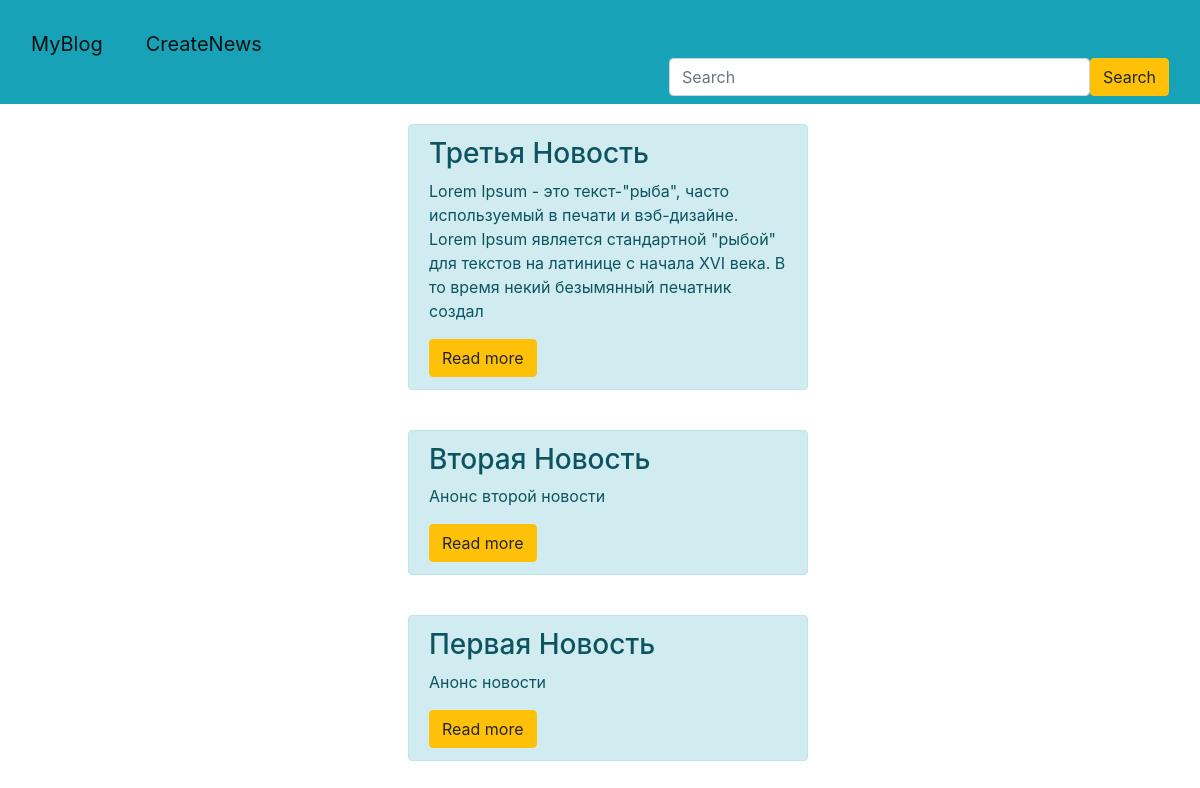
Before: / with the older database file.
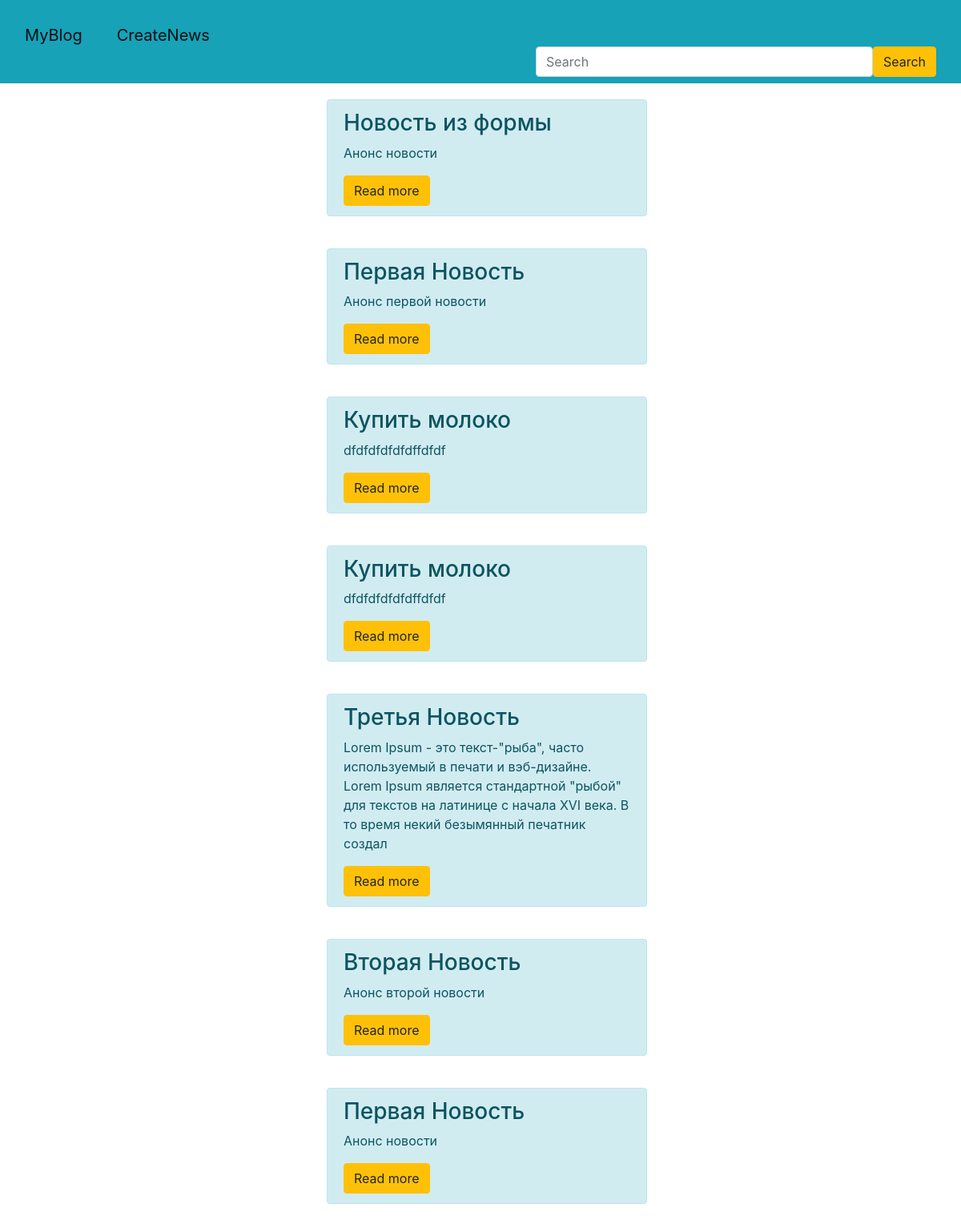
After: the same page with the newer database file.
### news/models.py (models this page shows, shortened)
class MyNews(models.Model):
    title = models.CharField('Название', max_length=150)
    anons = models.CharField('Анонс', max_length=250)
    context = models.TextField('Описание')
    date = models.DateTimeField('Дата публикации')
    class Meta:
        verbose_name = 'Новость'
        verbose_name_plural = 'Новости'

### news/views.py (the view)
# urls.py: path('', views.index, name='home'),
def index(request):
    news = MyNews.objects.order_by('-date')
    return render(request, 'news/index.html', {'news': news})

### news/templates/news/index.html (shortened to what this page needs)
{% extends 'news/base.html' %}
{% block content %}
<div>
    {% for i in news %}
        <div class="alert alert-info">
            <h3>{{ i.title }}</h3>
            <p>{{ i.anons }}</p>
            <a href="{% url 'news_detail' i.id %}" class="btn btn-warning">Read more</a>
        </div>
    {% endfor %}
</div>
{% endblock %}

### news/templates/news/base.html (shortened to what this page needs)
{% load static %}
<!doctype html>
<html lang="en">
<head>
    <link rel="stylesheet" href="https://cdn.jsdelivr.net/npm/bootstrap@4.6.0/dist/css/bootstrap.min.css">
    <link rel="stylesheet" href="{% static 'news/css/news.css' %}">
</head>
<body>
<nav class="navbar navbar-light bg-info">
    <div class="container-fluid">
        <p><a class="navbar-brand" href="/">MyBlog</a></p>
        <p><a class="navbar-brand" href="create">CreateNews</a></p>
        <form class="d-flex">
            <input class="form-control me-2" type="search" placeholder="Search" aria-label="Search">
            <button class="btn btn-warning" type="submit">Search</button>
        </form>
    </div>
</nav>
    {% block content %}
    {% endblock %}
</body>
</html>

### news/static/news/css/news.css (style rules this page uses)
.alert-info { float: left; clear: both; width: 400px; margin: 20px 34%; text-align: left; }
form { margin-left: 32%; width: 500px; margin-top: 50px; }

Changed rows visible on the page:
added MyNews: title "Новость из формы", anons "Анонс новости"
added MyNews: title "Первая Новость", anons "Анонс первой новости"
added MyNews: title "Купить молоко", anons "dfdfdfdfdfdffdfdf"
added MyNews: title "Купить молоко", anons "dfdfdfdfdfdffdfdf"
